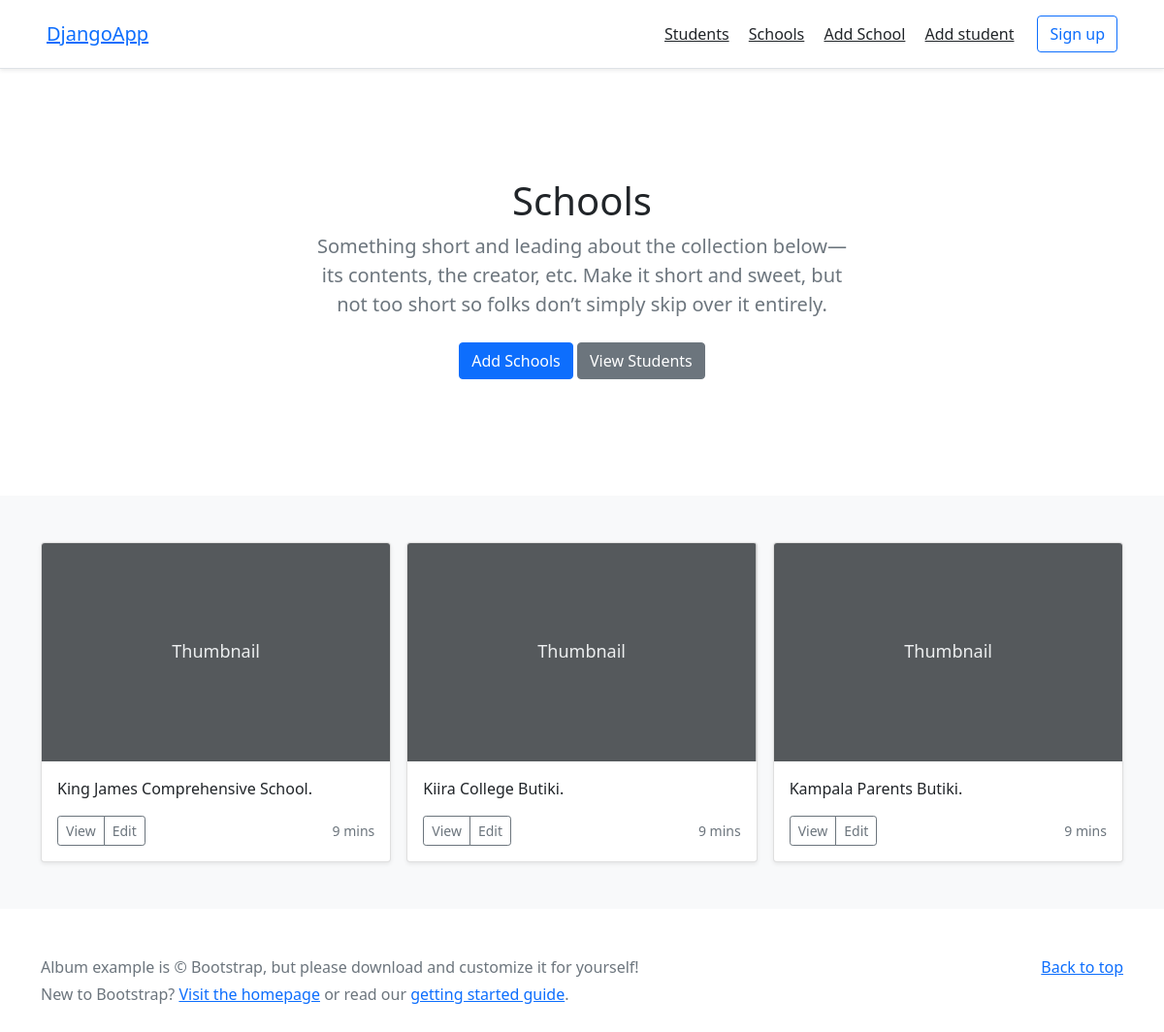
Screenshot of /schools/ with the database file from the repository.
### students/models.py (models this page shows, shortened)
class Schools(models.Model):
    school_name = models.CharField(max_length=200)
    district = models.CharField(max_length=100)
    country = models.CharField(max_length=100)
    schoolLogo = models.FileField(upload_to='images/', null=True)

### students/views.py (the view)
# urls.py: path('schools/', views.schools, name="schools"),
def schools(request):
    schools = Schools.objects.all()
    return render(request, "schools.html", {'schools': schools})

### mydjango/templates/schools.html (shortened to what this page needs)
{% extends 'master.html'%}
{% block content%}
<section class="py-5 text-center container">
  <div class="row py-lg-5">
    <div class="col-lg-6 col-md-8 mx-auto">
      <h1 class="fw-light">Schools</h1>
      <p class="lead text-muted">Something short and leading about the collection below—its contents, the creator, etc. Make it short and sweet, but not too short so folks don’t simply skip over it entirely.</p>
      <p>
        <a href="/school/add" class="btn btn-primary my-2">Add Schools</a>
        <a href="/students" class="btn btn-secondary my-2"> View Students</a>
      </p>
    </div>
  </div>
</section>
<div class="album py-5 bg-light">
  <div class="container">
    <div class="row row-cols-1 row-cols-sm-2 row-cols-md-3 g-3">
      {% for school in schools%}
      <div class="col">
        <div class="card shadow-sm">
          <svg class="bd-placeholder-img card-img-top" width="100%" height="225" xmlns="http://www.w3.org/2000/svg" role="img" aria-label="Placeholder: Thumbnail" preserveAspectRatio="xMidYMid slice" focusable="false"><title>Placeholder</title><rect width="100%" height="100%" fill="#55595c"/><text x="50%" y="50%" fill="#eceeef" dy=".3em">Thumbnail</text></svg>
          <div class="card-body">
            <p class="card-text">{{school.school_name}}.</p>
            <div class="d-flex justify-content-between align-items-center">
              <div class="btn-group">
                <a href="/school/{{school.id}}" class="btn btn-sm btn-outline-secondary">View</a>
                <button type="button" class="btn btn-sm btn-outline-secondary">Edit</button>
              </div>
              <small class="text-muted">9 mins</small>
            </div>
          </div>
        </div>
      </div>
      {% endfor%}
    </div>
  </div>
</div>
{% endblock content%}

### mydjango/templates/master.html (style rules this page uses)
.bd-placeholder-img { font-size: 1.125rem; text-anchor: middle; -webkit-user-select: none; -moz-user-select: none; user-select: none; }

### rows the page displays
Schools: school_name "King James Comprehensive School"
Schools: school_name "Kiira College Butiki"
Schools: school_name "Kampala Parents Butiki"
